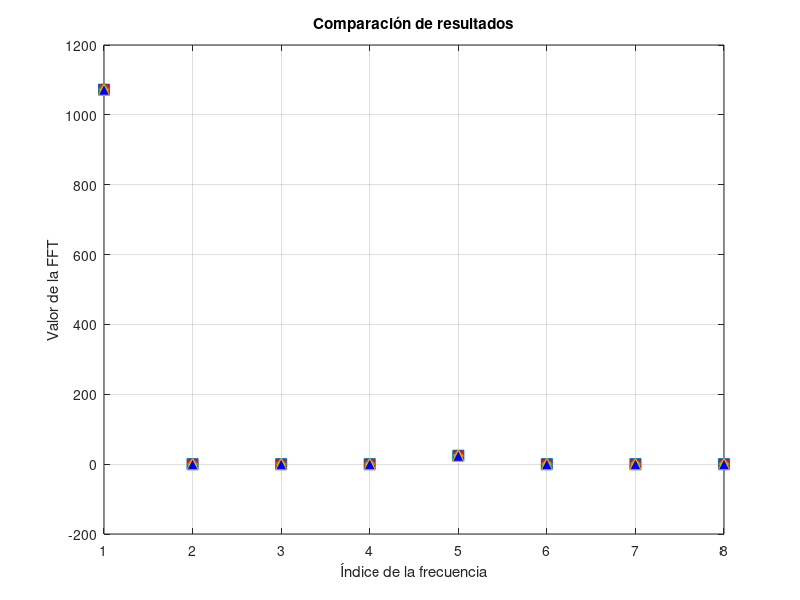

MATLAB code to generate this figure:
% % Datos proporcionados (como un vector complejo)
% data = [137+0i, 131+0i, 137+0i, 131+0i, 137+0i, 131+0i, 137+0i, 131+0i];
% 
% % Calcular la FFT de los datos
% fft_result = fft(data);
% 
% % Graficar la FFT
% figure;
% plot(fft_result, "o");  % Graficar los resultados de la FFT
% xlabel('Índice de la frecuencia');
% ylabel('Valor de la FFT');
% title('FFT de los datos');
% grid on;
% 
% % Reconstruir la señal utilizando la IFFT
% reconstructed_signal = ifft(fft_result);
% 
% % Graficar la señal reconstruida
% figure;
% plot(real(reconstructed_signal), 'o-');  % Solo la parte real, ya que es la que tiene sentido en este caso
% xlabel('Índice de la señal');
% ylabel('Amplitud');
% title('Señal reconstruida utilizando la IFFT');
% grid on;

%/////////////////////////////////////////////////////////////////////

matriz=dftmtx(8);
x=[137; 131; 137; 131; 137; 131; 137; 131];
y=matriz*x;
y1=[1072;5.67*1e-38;1.17*1e-38;1.25*1e-38;24.000059127; -1.84*1e-39;0;4.78*1e-38];
y2=[1072;1.4210*1e-14;8.021*1e-15;1.4210*1e-14;24;1.4210*1e-14;8.021*1e-14;1.4210*1e-14]

%Graficar la FFT
figure;
plot(y, 's', 'MarkerSize', 8, 'MarkerFaceColor', 'r'); % Cuadrados rojos rellenos
hold on;
plot(y1, 'd', 'MarkerSize', 8, 'MarkerFaceColor', 'g'); % Rombo verde relleno
plot(y2, '^', 'MarkerSize', 8, 'MarkerFaceColor', 'b'); % Triángulo azul relleno
hold off;

xlabel('Índice de la frecuencia');
ylabel('Valor de la FFT');
title('Comparación de resultados');
grid on;





